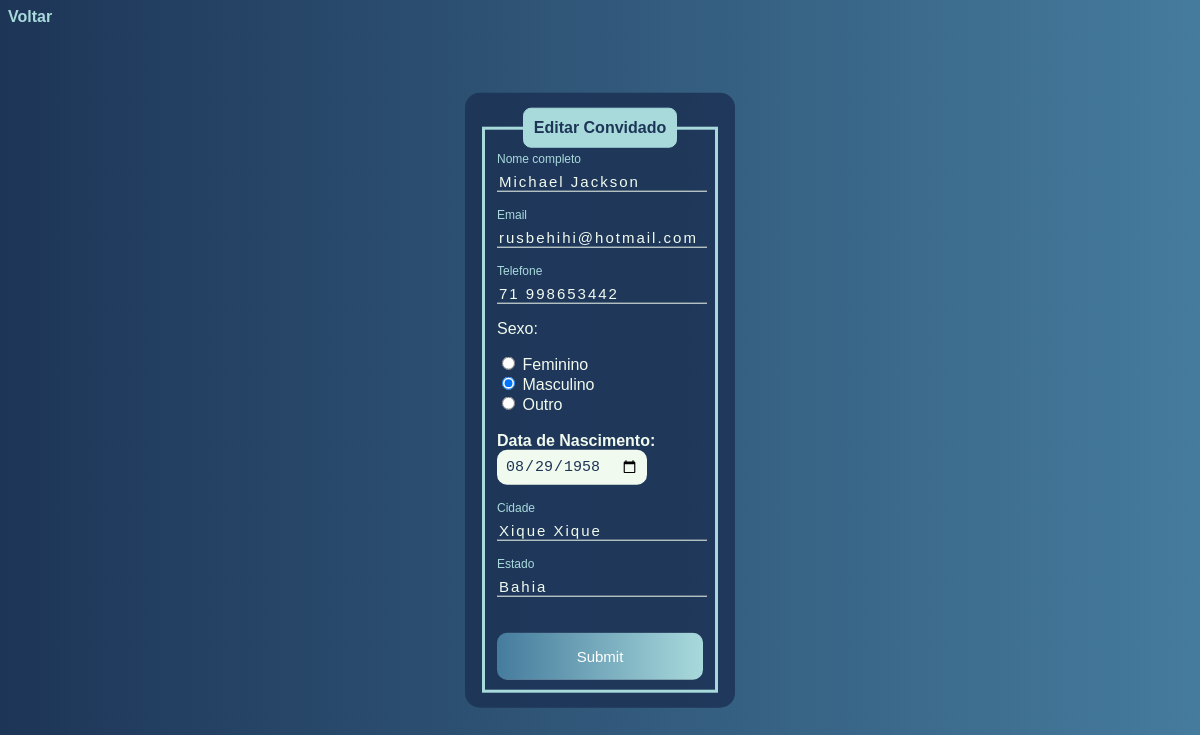
The page /edit.php?id=3 on the database its author committed.
### tables this page shows
CREATE TABLE `usuarios2` (
  `id` int(11) NOT NULL AUTO_INCREMENT,
  `nome` varchar(45) NOT NULL,
  `email` varchar(110) NOT NULL,
  `telefone` varchar(15) NOT NULL,
  `sexo` varchar(15) NOT NULL,
  `data_nasc` date NOT NULL,
  `cidade` varchar(45) NOT NULL,
  `estado` varchar(45) NOT NULL,
  PRIMARY KEY (`id`)
);

### edit.php (the view, shortened to what this page needs)
<?php
    include_once('config.php');
    if(!empty($_GET['id']))
    {
        $id = $_GET['id'];
        $sqlSelect = "SELECT * FROM usuarios2 WHERE id=$id";
        $result = $conexao->query($sqlSelect);
        if($result->num_rows > 0)
        {
            while($user_data = mysqli_fetch_assoc($result))
            {
                $nome = $user_data['nome'];
                $email = $user_data['email'];
                $telefone = $user_data['telefone'];
                $sexo = $user_data['sexo'];
                $data_nasc = $user_data['data_nasc'];
                $cidade = $user_data['cidade'];
                $estado = $user_data['estado'];
            }
        }
        else
        {
            header('Location: sistema.php');
        }
    }
    else
    {
        header('Location: sistema.php');
    }
?>
<!DOCTYPE html>
<html lang="en">
<head>
</head>
<body>
    <a href="sistema.php">Voltar</a>
    <div class="box">
        <form action="saveEdit.php" method="POST">
            <fieldset>
                <legend><b>Editar Convidado</b></legend>
                <br>
                <div class="inputBox">
                    <input type="text" name="nome" id="nome" class="inputUser" value="<?php echo $nome;?>" required>
                    <label for="nome" class="labelInput">Nome completo</label>
                </div>
                <br><br>
                <div class="inputBox">
                    <input type="text" name="email" id="email" class="inputUser" value="<?php echo $email;?>" required>
                    <label for="email" class="labelInput">Email</label>
                </div>
                <br><br>
                <div class="inputBox">
                    <input type="tel" name="telefone" id="telefone" class="inputUser" value="<?php echo $telefone;?>" required>
                    <label for="telefone" class="labelInput">Telefone</label>
                </div>
                <p>Sexo:</p>
                <input type="radio" id="feminino" name="genero" value="feminino" <?php echo ($sexo == 'feminino') ? 'checked' : '';?> required>
                <label for="feminino">Feminino</label>
                <br>
                <input type="radio" id="masculino" name="genero" value="masculino" <?php echo ($sexo == 'masculino') ? 'checked' : '';?> required>
                <label for="masculino">Masculino</label>
                <br>
                <input type="radio" id="outro" name="genero" value="outro" <?php echo ($sexo == 'outro') ? 'checked' : '';?> required>
                <label for="outro">Outro</label>
                <br><br>
                <label for="data_nascimento"><b>Data de Nascimento:</b></label>
                <input type="date" name="data_nascimento" id="data_nascimento" value="<?php echo $data_nasc;?>" required>
                <br><br><br>
                <div class="inputBox">
                    <input type="text" name="cidade" id="cidade" class="inputUser" value="<?php echo $cidade;?>" required>
                    <label for="cidade" class="labelInput">Cidade</label>
                </div>
                <br><br>
                <div class="inputBox">
                    <input type="text" name="estado" id="estado" class="inputUser" value="<?php echo $estado;?>" required>
                    <label for="estado" class="labelInput">Estado</label>
                </div>
                <br><br>
                <input type="submit" name="update" id="submit">
            </fieldset>
        </form>
    </div>
</body>
</html>

### edit.php (style rules this page uses)
body { font-family: Arial, Helvetica, sans-serif; background-image: linear-gradient(to right, #1D3557, #457B9D); color: #F1FAEE; }
.box { color: #F1FAEE; position: absolute; top: 50%; left: 50%; transform: translate(-50%, -50%); background-color: rgba(29, 53, 87, 0.9); padding: 15px; border-radius: 15px; width: 20%; }
fieldset { border: 3px solid #A8DADC; }
legend { border: 1px solid #A8DADC; padding: 10px; text-align: center; background-color: #A8DADC; border-radius: 8px; color: #1D3557; }
.inputBox { position: relative; }
.inputUser { background: none; border: none; border-bottom: 1px solid #F1FAEE; outline: none; color: #F1FAEE; font-size: 15px; width: 100%; letter-spacing: 2px; }
.labelInput { position: absolute; top: 0px; left: 0px; pointer-events: none; transition: .5s; color: #F1FAEE; }
.inputUser:focus ~ .labelInput, .inputUser:valid ~ .labelInput { top: -20px; font-size: 12px; color: #A8DADC; }
#data_nascimento { border: none; padding: 8px; border-radius: 10px; outline: none; font-size: 15px; background-color: #F1FAEE; color: #1D3557; }
#submit { background-image: linear-gradient(to right, #457B9D, #A8DADC); width: 100%; border: none; padding: 15px; color: #FFFFFF; font-size: 15px; cursor: pointer; border-radius: 10px; }
a { color: #A8DADC; text-decoration: none; font-weight: bold; }

### rows shown on the page
usuarios2: nome "Michael Jackson", email "rusbehihi@hotmail.com", telefone "71 998653442", sexo "☐ Feminino", sexo "☑ Masculino", sexo "☐ Outro", data_nascimento "08/29/1958", cidade "Xique Xique", estado "Bahia"
